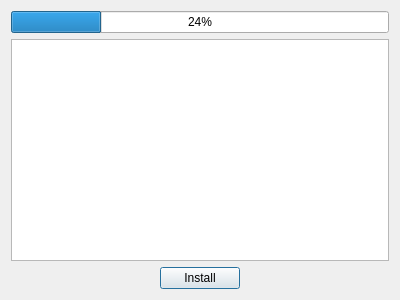
<?xml version="1.0" encoding="UTF-8"?>
<ui version="4.0">
 <class>Dialog</class>
 <widget class="QDialog" name="Dialog">
  <property name="geometry">
   <rect>
    <x>0</x>
    <y>0</y>
    <width>400</width>
    <height>300</height>
   </rect>
  </property>
  <property name="windowTitle">
   <string>Dialog</string>
  </property>
  <layout class="QGridLayout" name="gridLayout">
   <item row="0" column="0">
    <layout class="QVBoxLayout" name="verticalLayout">
     <item>
      <widget class="QProgressBar" name="progressbar">
       <property name="value">
        <number>24</number>
       </property>
      </widget>
     </item>
     <item>
      <widget class="QTextEdit" name="textedit"/>
     </item>
    </layout>
   </item>
   <item row="1" column="0">
    <layout class="QHBoxLayout" name="horizontalLayout">
     <item>
      <spacer name="horizontalSpacer">
       <property name="orientation">
        <enum>Qt::Horizontal</enum>
       </property>
       <property name="sizeHint" stdset="0">
        <size>
         <width>40</width>
         <height>20</height>
        </size>
       </property>
      </spacer>
     </item>
     <item>
      <widget class="QPushButton" name="button_install">
       <property name="text">
        <string>Install</string>
       </property>
      </widget>
     </item>
     <item>
      <spacer name="horizontalSpacer_2">
       <property name="orientation">
        <enum>Qt::Horizontal</enum>
       </property>
       <property name="sizeHint" stdset="0">
        <size>
         <width>40</width>
         <height>20</height>
        </size>
       </property>
      </spacer>
     </item>
    </layout>
   </item>
  </layout>
 </widget>
 <resources/>
 <connections/>
</ui>
